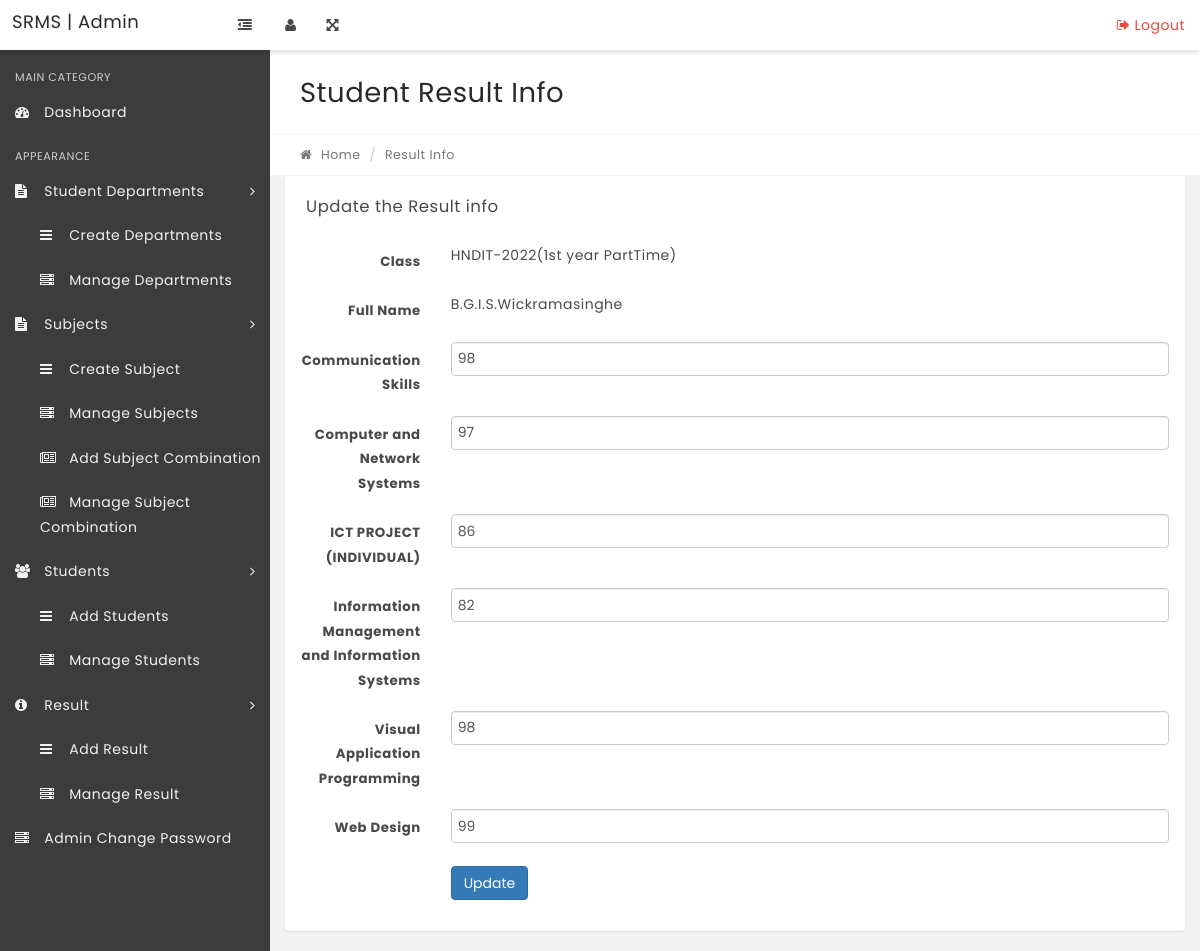
/edit-result.php?stid=6, run on the app's committed database.
### tables this page shows
CREATE TABLE IF NOT EXISTS `tblstudents` (
  `StudentId` int(11) NOT NULL AUTO_INCREMENT,
  `StudentName` varchar(100) NOT NULL,
  `RollId` varchar(100) NOT NULL,
  `StudentEmail` varchar(100) NOT NULL,
  `Gender` varchar(10) NOT NULL,
  `DOB` varchar(100) NOT NULL,
  `ClassId` int(11) NOT NULL,
  `RegDate` timestamp NOT NULL DEFAULT current_timestamp(),
  `UpdationDate` timestamp NULL DEFAULT NULL ON UPDATE current_timestamp(),
  `Status` int(1) NOT NULL,
  PRIMARY KEY (`StudentId`)
);

CREATE TABLE IF NOT EXISTS `tblclasses` (
  `id` int(11) NOT NULL AUTO_INCREMENT,
  `ClassName` varchar(80) DEFAULT NULL,
  `ClassNameNumeric` int(11) NOT NULL DEFAULT 0,
  `Section` varchar(50) NOT NULL,
  `CreationDate` timestamp NOT NULL DEFAULT current_timestamp(),
  `UpdationDate` timestamp NULL DEFAULT NULL ON UPDATE current_timestamp(),
  PRIMARY KEY (`id`)
);

CREATE TABLE IF NOT EXISTS `tblresult` (
  `id` int(11) NOT NULL AUTO_INCREMENT,
  `StudentId` int(11) DEFAULT NULL,
  `ClassId` int(11) DEFAULT NULL,
  `SubjectId` int(11) DEFAULT NULL,
  `marks` int(11) DEFAULT NULL,
  `PostingDate` timestamp NULL DEFAULT current_timestamp(),
  `UpdationDate` timestamp NULL DEFAULT NULL ON UPDATE current_timestamp(),
  PRIMARY KEY (`id`)
);

CREATE TABLE IF NOT EXISTS `tblsubjects` (
  `id` int(11) NOT NULL AUTO_INCREMENT,
  `SubjectName` varchar(100) NOT NULL,
  `SubjectCode` varchar(100) NOT NULL,
  `Creationdate` timestamp NOT NULL DEFAULT current_timestamp(),
  `UpdationDate` timestamp NOT NULL DEFAULT '0000-00-00 00:00:00' ON UPDATE current_timestamp(),
  PRIMARY KEY (`id`)
);

### edit-result.php (the view, shortened to what this page needs)
<?php
include('includes/config.php');
if(strlen($_SESSION['alogin'])=="")
    {
    header("Location: index.php");
    }
    else{
$stid=intval($_GET['stid']);
?>
<!DOCTYPE html>
<html lang="en">
    <head>
        <link rel="stylesheet" href="css/bootstrap.min.css" media="screen" >
        <link rel="stylesheet" href="css/font-awesome.min.css" media="screen" >
        <link rel="stylesheet" href="css/animate-css/animate.min.css" media="screen" >
        <link rel="stylesheet" href="css/lobipanel/lobipanel.min.css" media="screen" >
        <link rel="stylesheet" href="css/prism/prism.css" media="screen" >
        <link rel="stylesheet" href="css/select2/select2.min.css" >
        <link rel="stylesheet" href="css/main.css" media="screen" >
    </head>
    <body class="top-navbar-fixed">
        <div class="main-wrapper">
  <?php include('includes/topbar.php');?>
            <div class="content-wrapper">
                <div class="content-container">
                   <?php include('includes/leftbar.php');?>
                    <div class="main-page">
                     <div class="container-fluid">
                            <div class="row page-title-div">
                                <div class="col-md-6">
                                    <h2 class="title">Student Result Info</h2>
                                </div>
                            </div>
                            <div class="row breadcrumb-div">
                                <div class="col-md-6">
                                    <ul class="breadcrumb">
                                        <li><a href="dashboard.php"><i class="fa fa-home"></i> Home</a></li>
                                        <li class="active">Result Info</li>
                                    </ul>
                                </div>
                            </div>
                        </div>
                        <div class="container-fluid">
                        <div class="row">
                                    <div class="col-md-12">
                                        <div class="panel">
                                            <div class="panel-heading">
                                                <div class="panel-title">
                                                    <h5>Update the Result info</h5>
                                                </div>
                                            </div>
                                            <div class="panel-body">
                                                <form class="form-horizontal" method="post">
<?php
$ret = "SELECT tblstudents.StudentName,tblclasses.ClassName,tblclasses.Section from tblresult join tblstudents on tblresult.StudentId=tblresult.StudentId join tblsubjects on tblsubjects.id=tblresult.SubjectId join tblclasses on tblclasses.id=tblstudents.ClassId where tblstudents.StudentId=:stid limit 1";
$stmt = $dbh->prepare($ret);
$stmt->bindParam(':stid',$stid,PDO::PARAM_STR);
$stmt->execute();
$result=$stmt->fetchAll(PDO::FETCH_OBJ);
if($stmt->rowCount() > 0)
{
foreach($result as $row)
{  ?>
                                                    <div class="form-group">
                                            <label for="default" class="col-sm-2 control-label">Class</label>
                                                        <div class="col-sm-10">
<?php echo htmlentities($row->ClassName)?>(<?php echo htmlentities($row->Section)?>)
                                                        </div>
                                                    </div>
<div class="form-group">
<label for="default" class="col-sm-2 control-label">Full Name</label>
<div class="col-sm-10">
<?php echo htmlentities($row->StudentName);?>
</div>
</div>
<?php } }?>
<?php
$sql = "SELECT distinct tblstudents.StudentName,tblstudents.StudentId,tblclasses.ClassName,tblclasses.Section,tblsubjects.SubjectName,tblresult.marks,tblresult.id as resultid from tblresult join tblstudents on tblstudents.StudentId=tblresult.StudentId join tblsubjects on tblsubjects.id=tblresult.SubjectId join tblclasses on tblclasses.id=tblstudents.ClassId where tblstudents.StudentId=:stid ";
$query = $dbh->prepare($sql);
$query->bindParam(':stid',$stid,PDO::PARAM_STR);
$query->execute();
$results=$query->fetchAll(PDO::FETCH_OBJ);
if($query->rowCount() > 0)
{
foreach($results as $result)
{  ?>
<div class="form-group">
<label for="default" class="col-sm-2 control-label"><?php echo htmlentities($result->SubjectName)?></label>
<div class="col-sm-10">
<input type="text" name="marks[]" class="form-control" id="marks" value="<?php echo htmlentities($result->marks)?>" maxlength="5" required="required" autocomplete="off">
</div>
</div>
<?php }} ?>
                                                    <div class="form-group">
                                                        <div class="col-sm-offset-2 col-sm-10">
                                                            <button type="submit" name="submit" class="btn btn-primary">Update</button>
                                                        </div>
                                                    </div>
                                                </form>
                                            </div>
                                        </div>
                                    </div>
                                </div>
                    </div>
                </div>
            </div>
        </div>
    </body>
</html>
<?PHP } ?>

### data on the page
tblstudents: ClassId.ClassName "HNDIT-2022", ClassId.Section "1st year PartTime", StudentName "B.G.I.S.Wickramasinghe"
tblresult: SubjectId.SubjectName "Communication Skills", marks "98"
tblresult: SubjectId.SubjectName "Computer and Network Systems", marks "97"
tblresult: SubjectId.SubjectName "ICT PROJECT (INDIVIDUAL)", marks "86"
tblresult: SubjectId.SubjectName "Information Management and Information Systems", marks "82"
tblresult: SubjectId.SubjectName "Visual Application Programming", marks "98"
tblresult: SubjectId.SubjectName "Web Design", marks "99"
